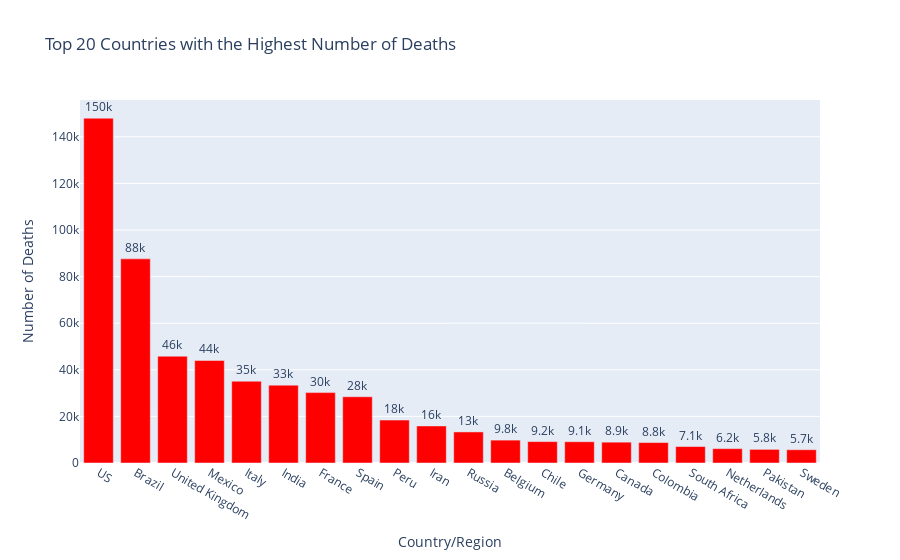

Write notebook code for a chart like this one.
### Code cell
#Top 20 countries with highest number of death cases
import plotly.express as px
# Modified get_countries function to find the top 20 countries with the highest deaths
def get_top_countries_by_deaths(df, top_n=20, color='red'):
    top_deaths = df.nlargest(top_n, 'Deaths')
    
    fig = px.bar(
        top_deaths,
        x='Country/Region',
        y='Deaths',
        title=f'Top {top_n} Countries with the Highest Number of Deaths',
        text='Deaths',
        labels={'Deaths': 'Number of Deaths'},
        color_discrete_sequence=[color]  # Assign the desired color
    )
    fig.update_traces(texttemplate='%{text:.2s}', textposition='outside')
    fig.update_layout(xaxis_categoryorder='total descending')
    fig.show()

# Example usage to find and display the top 20 countries with the highest deaths using a specific color
get_top_countries_by_deaths(data, top_n=20, color='red')

### Figure 1 — Plotly figure (JSON) as saved in the notebook; plotly's stock layout.template omitted (floating-point values rounded to 4 significant figures)
{"data": [{"alignmentgroup": "True", "hovertemplate": "Country/Region=%{x}<br>Number of Deaths=%{text}<extra></extra>", "legendgroup": "", "marker": {"color": "red", "pattern": {"shape": ""}}, "name": "", "offsetgroup": "", "orientation": "v", "showlegend": false, "text": [148011, 87618, 45844, 44022, 35112, 33408, 30212, 28432, 18418, 15912, 13334, 9822, 9187, 9125, 8944, 8777, 7067, 6160, 5842, 5700], "textposition": "outside", "texttemplate": "%{text:.2s}", "type": "bar", "x": ["US", "Brazil", "United Kingdom", "Mexico", "Italy", "India", "France", "Spain", "Peru", "Iran", "Russia", "Belgium", "Chile", "Germany", "Canada", "Colombia", "South Africa", "Netherlands", "Pakistan", "Sweden"], "xaxis": "x", "y": [148011, 87618, 45844, 44022, 35112, 33408, 30212, 28432, 18418, 15912, 13334, 9822, 9187, 9125, 8944, 8777, 7067, 6160, 5842, 5700], "yaxis": "y"}], "layout": {"autosize": true, "barmode": "relative", "legend": {"tracegroupgap": 0}, "title": {"text": "Top 20 Countries with the Highest Number of Deaths"}, "xaxis": {"anchor": "y", "autorange": true, "categoryorder": "total descending", "domain": [0, 1], "range": [-0.5, 19.5], "title": {"text": "Country/Region"}, "type": "category"}, "yaxis": {"anchor": "x", "autorange": true, "domain": [0, 1], "range": [0, 155800.0], "title": {"text": "Number of Deaths"}, "type": "linear"}}}
